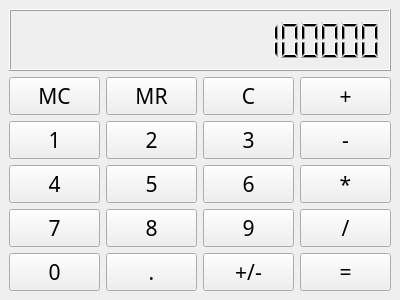
<?xml version="1.0" encoding="UTF-8"?>
<ui version="4.0">
 <class>MainWindow</class>
 <widget class="QMainWindow" name="MainWindow">
  <property name="geometry">
   <rect>
    <x>0</x>
    <y>0</y>
    <width>400</width>
    <height>300</height>
   </rect>
  </property>
  <property name="sizePolicy">
   <sizepolicy hsizetype="Fixed" vsizetype="Fixed">
    <horstretch>0</horstretch>
    <verstretch>0</verstretch>
   </sizepolicy>
  </property>
  <property name="minimumSize">
   <size>
    <width>400</width>
    <height>300</height>
   </size>
  </property>
  <property name="maximumSize">
   <size>
    <width>400</width>
    <height>300</height>
   </size>
  </property>
  <property name="baseSize">
   <size>
    <width>400</width>
    <height>300</height>
   </size>
  </property>
  <property name="windowTitle">
   <string>MainWindow</string>
  </property>
  <widget class="QWidget" name="centralwidget">
   <property name="sizePolicy">
    <sizepolicy hsizetype="Fixed" vsizetype="Fixed">
     <horstretch>0</horstretch>
     <verstretch>0</verstretch>
    </sizepolicy>
   </property>
   <layout class="QGridLayout" name="gridLayout">
    <item row="1" column="0">
     <widget class="QPushButton" name="pushButton_mc">
      <property name="enabled">
       <bool>true</bool>
      </property>
      <property name="sizePolicy">
       <sizepolicy hsizetype="Minimum" vsizetype="Preferred">
        <horstretch>0</horstretch>
        <verstretch>0</verstretch>
       </sizepolicy>
      </property>
      <property name="baseSize">
       <size>
        <width>60</width>
        <height>60</height>
       </size>
      </property>
      <property name="font">
       <font>
        <family>新宋体</family>
        <pointsize>16</pointsize>
        <weight>50</weight>
        <bold>false</bold>
       </font>
      </property>
      <property name="focusPolicy">
       <enum>Qt::NoFocus</enum>
      </property>
      <property name="text">
       <string>MC</string>
      </property>
     </widget>
    </item>
    <item row="1" column="1">
     <widget class="QPushButton" name="pushButton_mr">
      <property name="enabled">
       <bool>true</bool>
      </property>
      <property name="sizePolicy">
       <sizepolicy hsizetype="Minimum" vsizetype="Preferred">
        <horstretch>0</horstretch>
        <verstretch>0</verstretch>
       </sizepolicy>
      </property>
      <property name="font">
       <font>
        <family>新宋体</family>
        <pointsize>16</pointsize>
        <weight>50</weight>
        <bold>false</bold>
       </font>
      </property>
      <property name="focusPolicy">
       <enum>Qt::NoFocus</enum>
      </property>
      <property name="text">
       <string>MR</string>
      </property>
     </widget>
    </item>
    <item row="1" column="2">
     <widget class="QPushButton" name="pushButton_c">
      <property name="enabled">
       <bool>true</bool>
      </property>
      <property name="sizePolicy">
       <sizepolicy hsizetype="Minimum" vsizetype="Preferred">
        <horstretch>0</horstretch>
        <verstretch>0</verstretch>
       </sizepolicy>
      </property>
      <property name="font">
       <font>
        <family>新宋体</family>
        <pointsize>16</pointsize>
        <weight>50</weight>
        <bold>false</bold>
       </font>
      </property>
      <property name="focusPolicy">
       <enum>Qt::NoFocus</enum>
      </property>
      <property name="text">
       <string>C</string>
      </property>
     </widget>
    </item>
    <item row="1" column="3">
     <widget class="QPushButton" name="pushButton_plux">
      <property name="enabled">
       <bool>true</bool>
      </property>
      <property name="sizePolicy">
       <sizepolicy hsizetype="Minimum" vsizetype="Preferred">
        <horstretch>0</horstretch>
        <verstretch>0</verstretch>
       </sizepolicy>
      </property>
      <property name="font">
       <font>
        <family>新宋体</family>
        <pointsize>16</pointsize>
        <weight>50</weight>
        <bold>false</bold>
       </font>
      </property>
      <property name="focusPolicy">
       <enum>Qt::NoFocus</enum>
      </property>
      <property name="text">
       <string>+</string>
      </property>
     </widget>
    </item>
    <item row="2" column="0">
     <widget class="QPushButton" name="pushButton_1">
      <property name="enabled">
       <bool>true</bool>
      </property>
      <property name="sizePolicy">
       <sizepolicy hsizetype="Minimum" vsizetype="Preferred">
        <horstretch>0</horstretch>
        <verstretch>0</verstretch>
       </sizepolicy>
      </property>
      <property name="font">
       <font>
        <family>新宋体</family>
        <pointsize>16</pointsize>
        <weight>50</weight>
        <bold>false</bold>
       </font>
      </property>
      <property name="focusPolicy">
       <enum>Qt::NoFocus</enum>
      </property>
      <property name="text">
       <string>1</string>
      </property>
     </widget>
    </item>
    <item row="2" column="1">
     <widget class="QPushButton" name="pushButton_2">
      <property name="enabled">
       <bool>true</bool>
      </property>
      <property name="sizePolicy">
       <sizepolicy hsizetype="Minimum" vsizetype="Preferred">
        <horstretch>0</horstretch>
        <verstretch>0</verstretch>
       </sizepolicy>
      </property>
      <property name="font">
       <font>
        <family>新宋体</family>
        <pointsize>16</pointsize>
        <weight>50</weight>
        <bold>false</bold>
       </font>
      </property>
      <property name="focusPolicy">
       <enum>Qt::NoFocus</enum>
      </property>
      <property name="text">
       <string>2</string>
      </property>
     </widget>
    </item>
    <item row="2" column="2">
     <widget class="QPushButton" name="pushButton_3">
      <property name="enabled">
       <bool>true</bool>
      </property>
      <property name="sizePolicy">
       <sizepolicy hsizetype="Minimum" vsizetype="Preferred">
        <horstretch>0</horstretch>
        <verstretch>0</verstretch>
       </sizepolicy>
      </property>
      <property name="font">
       <font>
        <family>新宋体</family>
        <pointsize>16</pointsize>
        <weight>50</weight>
        <bold>false</bold>
       </font>
      </property>
      <property name="focusPolicy">
       <enum>Qt::NoFocus</enum>
      </property>
      <property name="text">
       <string>3</string>
      </property>
     </widget>
    </item>
    <item row="2" column="3">
     <widget class="QPushButton" name="pushButton_minus">
      <property name="enabled">
       <bool>true</bool>
      </property>
      <property name="sizePolicy">
       <sizepolicy hsizetype="Minimum" vsizetype="Preferred">
        <horstretch>0</horstretch>
        <verstretch>0</verstretch>
       </sizepolicy>
      </property>
      <property name="font">
       <font>
        <family>新宋体</family>
        <pointsize>16</pointsize>
        <weight>50</weight>
        <bold>false</bold>
       </font>
      </property>
      <property name="focusPolicy">
       <enum>Qt::NoFocus</enum>
      </property>
      <property name="text">
       <string>-</string>
      </property>
     </widget>
    </item>
    <item row="3" column="0">
     <widget class="QPushButton" name="pushButton_4">
      <property name="enabled">
       <bool>true</bool>
      </property>
      <property name="sizePolicy">
       <sizepolicy hsizetype="Minimum" vsizetype="Preferred">
        <horstretch>0</horstretch>
        <verstretch>0</verstretch>
       </sizepolicy>
      </property>
      <property name="font">
       <font>
        <family>新宋体</family>
        <pointsize>16</pointsize>
        <weight>50</weight>
        <bold>false</bold>
       </font>
      </property>
      <property name="focusPolicy">
       <enum>Qt::NoFocus</enum>
      </property>
      <property name="text">
       <string>4</string>
      </property>
     </widget>
    </item>
    <item row="3" column="1">
     <widget class="QPushButton" name="pushButton_5">
      <property name="enabled">
       <bool>true</bool>
      </property>
      <property name="sizePolicy">
       <sizepolicy hsizetype="Minimum" vsizetype="Preferred">
        <horstretch>0</horstretch>
        <verstretch>0</verstretch>
       </sizepolicy>
      </property>
      <property name="font">
       <font>
        <family>新宋体</family>
        <pointsize>16</pointsize>
        <weight>50</weight>
        <bold>false</bold>
       </font>
      </property>
      <property name="focusPolicy">
       <enum>Qt::NoFocus</enum>
      </property>
      <property name="text">
       <string>5</string>
      </property>
     </widget>
    </item>
    <item row="3" column="2">
     <widget class="QPushButton" name="pushButton_6">
      <property name="enabled">
       <bool>true</bool>
      </property>
      <property name="sizePolicy">
       <sizepolicy hsizetype="Minimum" vsizetype="Preferred">
        <horstretch>0</horstretch>
        <verstretch>0</verstretch>
       </sizepolicy>
      </property>
      <property name="font">
       <font>
        <family>新宋体</family>
        <pointsize>16</pointsize>
        <weight>50</weight>
        <bold>false</bold>
       </font>
      </property>
      <property name="focusPolicy">
       <enum>Qt::NoFocus</enum>
      </property>
      <property name="text">
       <string>6</string>
      </property>
     </widget>
    </item>
    <item row="3" column="3">
     <widget class="QPushButton" name="pushButton_multiply">
      <property name="enabled">
       <bool>true</bool>
      </property>
      <property name="sizePolicy">
       <sizepolicy hsizetype="Minimum" vsizetype="Preferred">
        <horstretch>0</horstretch>
        <verstretch>0</verstretch>
       </sizepolicy>
      </property>
      <property name="font">
       <font>
        <family>新宋体</family>
        <pointsize>16</pointsize>
        <weight>50</weight>
        <bold>false</bold>
       </font>
      </property>
      <property name="focusPolicy">
       <enum>Qt::NoFocus</enum>
      </property>
      <property name="text">
       <string>*</string>
      </property>
     </widget>
    </item>
    <item row="4" column="0">
     <widget class="QPushButton" name="pushButton_7">
      <property name="enabled">
       <bool>true</bool>
      </property>
      <property name="sizePolicy">
       <sizepolicy hsizetype="Minimum" vsizetype="Preferred">
        <horstretch>0</horstretch>
        <verstretch>0</verstretch>
       </sizepolicy>
      </property>
      <property name="font">
       <font>
        <family>新宋体</family>
        <pointsize>16</pointsize>
        <weight>50</weight>
        <bold>false</bold>
       </font>
      </property>
      <property name="focusPolicy">
       <enum>Qt::NoFocus</enum>
      </property>
      <property name="text">
       <string>7</string>
      </property>
     </widget>
    </item>
    <item row="4" column="1">
     <widget class="QPushButton" name="pushButton_10">
      <property name="enabled">
       <bool>true</bool>
      </property>
      <property name="sizePolicy">
       <sizepolicy hsizetype="Minimum" vsizetype="Preferred">
        <horstretch>0</horstretch>
        <verstretch>0</verstretch>
       </sizepolicy>
      </property>
      <property name="font">
       <font>
        <family>新宋体</family>
        <pointsize>16</pointsize>
        <weight>50</weight>
        <bold>false</bold>
       </font>
      </property>
      <property name="focusPolicy">
       <enum>Qt::NoFocus</enum>
      </property>
      <property name="text">
       <string>8</string>
      </property>
     </widget>
    </item>
    <item row="4" column="2">
     <widget class="QPushButton" name="pushButton_8">
      <property name="enabled">
       <bool>true</bool>
      </property>
      <property name="sizePolicy">
       <sizepolicy hsizetype="Minimum" vsizetype="Preferred">
        <horstretch>0</horstretch>
        <verstretch>0</verstretch>
       </sizepolicy>
      </property>
      <property name="font">
       <font>
        <family>新宋体</family>
        <pointsize>16</pointsize>
        <weight>50</weight>
        <bold>false</bold>
       </font>
      </property>
      <property name="focusPolicy">
       <enum>Qt::NoFocus</enum>
      </property>
      <property name="text">
       <string>9</string>
      </property>
     </widget>
    </item>
    <item row="4" column="3">
     <widget class="QPushButton" name="pushButton_divide">
      <property name="enabled">
       <bool>true</bool>
      </property>
      <property name="sizePolicy">
       <sizepolicy hsizetype="Minimum" vsizetype="Preferred">
        <horstretch>0</horstretch>
        <verstretch>0</verstretch>
       </sizepolicy>
      </property>
      <property name="font">
       <font>
        <family>新宋体</family>
        <pointsize>16</pointsize>
        <weight>50</weight>
        <bold>false</bold>
       </font>
      </property>
      <property name="focusPolicy">
       <enum>Qt::NoFocus</enum>
      </property>
      <property name="text">
       <string>/</string>
      </property>
     </widget>
    </item>
    <item row="5" column="0">
     <widget class="QPushButton" name="pushButton_0">
      <property name="enabled">
       <bool>true</bool>
      </property>
      <property name="sizePolicy">
       <sizepolicy hsizetype="Minimum" vsizetype="Preferred">
        <horstretch>0</horstretch>
        <verstretch>0</verstretch>
       </sizepolicy>
      </property>
      <property name="font">
       <font>
        <family>新宋体</family>
        <pointsize>16</pointsize>
        <weight>50</weight>
        <bold>false</bold>
       </font>
      </property>
      <property name="focusPolicy">
       <enum>Qt::NoFocus</enum>
      </property>
      <property name="text">
       <string>0</string>
      </property>
     </widget>
    </item>
    <item row="5" column="1">
     <widget class="QPushButton" name="pushButton_dot">
      <property name="enabled">
       <bool>true</bool>
      </property>
      <property name="sizePolicy">
       <sizepolicy hsizetype="Minimum" vsizetype="Preferred">
        <horstretch>0</horstretch>
        <verstretch>0</verstretch>
       </sizepolicy>
      </property>
      <property name="font">
       <font>
        <family>新宋体</family>
        <pointsize>16</pointsize>
        <weight>50</weight>
        <bold>false</bold>
       </font>
      </property>
      <property name="focusPolicy">
       <enum>Qt::NoFocus</enum>
      </property>
      <property name="text">
       <string>.</string>
      </property>
     </widget>
    </item>
    <item row="5" column="2">
     <widget class="QPushButton" name="pushButton_negative">
      <property name="enabled">
       <bool>true</bool>
      </property>
      <property name="sizePolicy">
       <sizepolicy hsizetype="Minimum" vsizetype="Preferred">
        <horstretch>0</horstretch>
        <verstretch>0</verstretch>
       </sizepolicy>
      </property>
      <property name="font">
       <font>
        <family>新宋体</family>
        <pointsize>16</pointsize>
        <weight>50</weight>
        <bold>false</bold>
       </font>
      </property>
      <property name="focusPolicy">
       <enum>Qt::NoFocus</enum>
      </property>
      <property name="text">
       <string>+/-</string>
      </property>
     </widget>
    </item>
    <item row="5" column="3">
     <widget class="QPushButton" name="pushButton_equal">
      <property name="enabled">
       <bool>true</bool>
      </property>
      <property name="sizePolicy">
       <sizepolicy hsizetype="Minimum" vsizetype="Preferred">
        <horstretch>0</horstretch>
        <verstretch>0</verstretch>
       </sizepolicy>
      </property>
      <property name="font">
       <font>
        <family>新宋体</family>
        <pointsize>16</pointsize>
        <weight>50</weight>
        <bold>false</bold>
       </font>
      </property>
      <property name="focusPolicy">
       <enum>Qt::NoFocus</enum>
      </property>
      <property name="text">
       <string>=</string>
      </property>
     </widget>
    </item>
    <item row="0" column="0" colspan="4">
     <widget class="QLCDNumber" name="lcdNumber">
      <property name="enabled">
       <bool>true</bool>
      </property>
      <property name="sizePolicy">
       <sizepolicy hsizetype="Minimum" vsizetype="MinimumExpanding">
        <horstretch>0</horstretch>
        <verstretch>12</verstretch>
       </sizepolicy>
      </property>
      <property name="smallDecimalPoint">
       <bool>false</bool>
      </property>
      <property name="digitCount">
       <number>18</number>
      </property>
      <property name="value" stdset="0">
       <double>12345678901234567168.000000000000000</double>
      </property>
     </widget>
    </item>
   </layout>
  </widget>
  <action name="actionExit">
   <property name="text">
    <string>Exit</string>
   </property>
  </action>
 </widget>
 <resources/>
 <connections/>
</ui>
